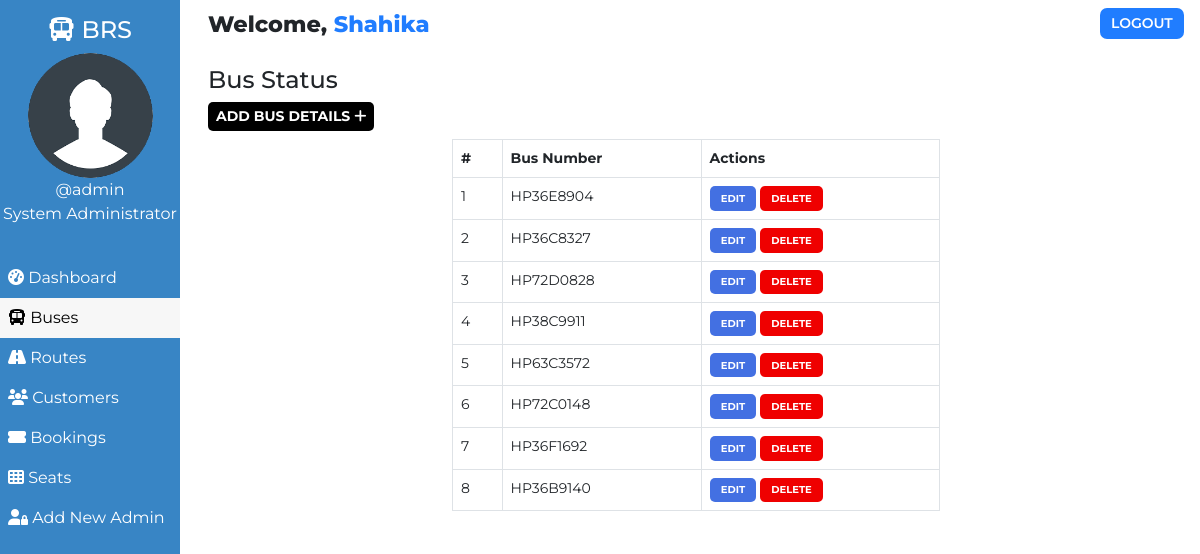
The app's page /bus.php (signed in) with its own data.
### tables this page shows
CREATE TABLE `users` (
  `user_id` int(11) NOT NULL,
  `user_fullname` varchar(100) NOT NULL,
  `user_name` varchar(30) NOT NULL,
  `user_password` varchar(255) NOT NULL,
  `user_created` datetime NOT NULL DEFAULT current_timestamp()
);

CREATE TABLE `buses` (
  `id` int(100) NOT NULL,
  `bus_no` varchar(255) NOT NULL,
  `bus_assigned` tinyint(1) NOT NULL DEFAULT 0,
  `bus_created` datetime NOT NULL DEFAULT current_timestamp()
);

### bus.php (the view, shortened to what this page needs)
<!DOCTYPE html>
<html lang="en">
<head>
    <link href="https://cdn.jsdelivr.net/npm/bootstrap@5.0.1/dist/css/bootstrap.min.css" rel="stylesheet">
    <?php
        $page="bus";
    ?>
</head>
<body>
    <?php require '../assets/partials/_admin-header.php';?>
        <?php
            $resultSql = "SELECT * FROM `buses` ORDER BY bus_created DESC";
            $resultSqlResult = mysqli_query($conn, $resultSql);
            if(!mysqli_num_rows($resultSqlResult)){ ?>
                <div class="container mt-4">
                    <div id="noCustomers" class="alert alert-dark " role="alert">
                        <h1 class="alert-heading">No Buses Found!!</h1>
                        <p class="fw-light">Be the first person to add one!</p>
                        <hr>
                        <div id="addCustomerAlert" class="alert alert-success" role="alert">
                                Click on <button id="add-button" class="button btn-sm"type="button"data-bs-toggle="modal" data-bs-target="#addModal">ADD <i class="fas fa-plus"></i></button> to add a bus!
                        </div>
                    </div>
                </div>
            <?php }
            else { ?>
            <section id="bus">
                <div id="head">
                    <h4>Bus Status</h4>
                </div>
                <div id="bus-results">
                    <div>
                        <button id="add-button" class="button btn-sm" type="button"data-bs-toggle="modal" data-bs-target="#addModal">Add Bus Details <i class="fas fa-plus"></i></button>
                    </div>
                    <table class="table table-hover table-bordered">
                        <thead>
                            <th>#</th>
                            <th>Bus Number</th>
                            <th>Actions</th>
                        </thead>
                        <?php
                            $ser_no = 0;
                            while($row = mysqli_fetch_assoc($resultSqlResult))
                            {
                                $ser_no++;
                                $id = $row["id"];
                                $busno = $row["bus_no"];
                        ?>
                        <tr>
                            <td>
                                <?php
                                    echo $ser_no;
                                ?>
                            </td>
                            <td>
                                <?php
                                    echo $busno;
                                ?>
                            </td>
                            <td>
                            <button class="button edit-button " data-link="<?php echo $_SERVER['REQUEST_URI']; ?>" data-id="<?php
                                                echo $id;?>" data-busno="<?php
                                                echo $busno;?>"
                                                >Edit</button>
                                            <button class="button delete-button" data-bs-toggle="modal" data-bs-target="#deleteModal" data-id="<?php
                                                echo $id;?>">Delete</button>
                            </td>
                        </tr>
                        <?php
                        }
                    ?>
                    </table>
                </div>
            </section>
            <?php } ?>
        </div>
    </main>
</body>
</html>

### _admin-header.php (shortened to what this page needs)
<?php
    $conn = db_connect();
    $user_id = $_SESSION['user_id'];
    $sql = "SELECT * FROM users WHERE user_id = $user_id";
    $result = mysqli_query($conn, $sql);
    if($row = mysqli_fetch_assoc($result))
    {
        $user_fullname = $row["user_fullname"];
        $user_name = $row["user_name"];
    }
?>
    <main id="container">
        <div id="sidebar">
            <h4><i class="fas fa-bus"></i> BRS</h4>
            <div>
                <img class="adminDp" src="../assets/img/userav-min.png" height="125px" alt="Admin Profile Pic">
                <p>
                    <?php  echo '@'.$user_name;  ?>
                </p>
                <p>System Administrator</p>
            </div>
            <ul id="options">
                <li class="option <?php if($page=='dashboard'){ echo 'active';}?>">
                    <a href="./dashboard.php">
                    <i class="fas fa-tachometer-alt"></i> Dashboard
                    </a>
                </li>
                <li class="option <?php if($page=='bus'){ echo 'active';}?>">
                    <a href="./bus.php">
                    <i class="fas fa-bus"></i> Buses
                    </a>
                </li>
                <li class="option <?php if($page=='route'){ echo 'active';}?>">
                    <a href="./route.php">
                    <i class="fas fa-road"></i> Routes
                    </a>
                </li>
                <li class="option <?php if($page=='customer'){ echo 'active';}?>">
                    <a href="./customer.php">
                    <i class="fas fa-users"></i> Customers
                    </a>
                </li>
                <li class="option <?php if($page=='booking'){ echo 'active';}?>">
                    <a href="./booking.php">
                    <i class="fas fa-ticket-alt"></i> Bookings
                    </a>
                </li>
                <li class="option <?php if($page=='seat'){ echo 'active';}?>">
                    <a href="./seat.php">
                    <i class="fas fa-th"></i> Seats
                    </a>
                </li>
                <li class="option <?php if($page=='signup'){ echo 'active';}?>">
                    <a href="./signup.php">
                    <i class="fas fa-user-lock"></i> Add New Admin
                    </a>
                </li>
            </ul>
        </div>
        <div id="main-content">
            <section id="welcome">
                <ul>
                    <li class="welcome-item">Welcome,
                        <span id="USER">
                            <?php
                                echo $user_fullname;
                            ?>
                        </span>
                    </li>
                    <li class="welcome-item">
                        <button id="logout" class="btn-sm">
                            <a href="../assets/partials/_logout.php">LOGOUT</a>
                        </button>
                    </li>
                </ul>
            </section>

### admin.php (style rules this page uses)
body { margin: 0; box-sizing: border-box; font-family: 'Montserrat', sans-serif; background-color: white; }
html { scroll-behavior: smooth; }
*, *::after, *::before { box-sizing: inherit; }
#USER { color: #207DFF; }
.adminDp { border-radius: 50%; }
#welcome { background-color: white; }
#welcome ul { display: flex; justify-content: space-between; list-style-type: none; padding: 0; margin: 0; }
#welcome li { margin: 0 1rem; padding: 0.5rem 0; }
#welcome li:first-child { font-weight: 800; font-size: 1.4rem; }
#logout { padding: 0.3rem 0.7rem; background-color: #207DFF; font-weight: 600; outline: none; border: none; border-radius: 7px; }
#logout a { color: white; text-decoration: none; }
@media only screen and (min-width:1000px) { #sidebar { text-align: center; background-color: #3885c5; color: white; width: 15%; position: fixed; top: 0%; padding-top: 1rem; z-index: 2; height: 100vh; } }
@media only screen and (min-width:1000px) { #sidebar p { margin: 0; } }
@media only screen and (min-width:1000px) { #sidebar ul { margin-top: 2rem; } }
@media only screen and (min-width:1000px) { #options { list-style-type: none; text-align: left; padding-left: 0; } }
@media only screen and (min-width:1000px) { .option a { display: block; padding: 0.5rem; text-decoration: none; color: inherit; } }
@media only screen and (min-width:1000px) { .active { background-color:#f7f7f7; color:black; } }
@media only screen and (min-width:1000px) { #main-content { margin-left: 16%; } }

### admin-options.php (style rules this page uses)
* { font-family: Montserrat; }
#booking #head, #customer #head, #route #head, #seat #head, #bus #head { padding-top: 1rem; }
#booking, #customer, #route, #bus, #seat { padding: 0 1rem; }
#booking-results > div, #customer-results > div, #route-results > div, #bus-results > div { margin-bottom: 0.5rem; }
#booking-results button, #customer-results button, #route button, #bus-results button { border-radius: 5px; }
.button { border: none; font-weight: bold; text-transform: uppercase; }
#add-button { background-color: black; color: white; }
table { font-size: 14px; }
#bus table { width: 50%; margin: 0 auto; }
#bus .edit-button, #bus .delete-button, #route .edit-button, #route .delete-button, #customer .edit-button, #customer .delete-button { padding: 0.3rem 0.7rem; }
table th,td { padding-left: 0.3rem; }
table button { color: white; }
.edit-button { background-color: #4370E2; }
.delete-button { background-color: #EF0000; }
.edit-button, .delete-button { font-size: 10px }

### records on screen
users: user_name "admin", user_fullname "Shahika"
buses: bus_no "HP36E8904"
buses: bus_no "HP36C8327"
buses: bus_no "HP72D0828"
buses: bus_no "HP38C9911"
buses: bus_no "HP63C3572"
buses: bus_no "HP72C0148"
buses: bus_no "HP36F1692"
buses: bus_no "HP36B9140"
